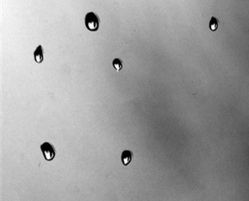
%> input picture another_gray.bmp, 249 x 201 px
$ octave all_process.m   (GNU Octave 9; MATLAB toolbox functions it lacks are replaced by stand-ins)
%> lines starting %> are read from the running program, lines starting %| are printed output that depends on the picture; in (x1, y1, x2, y2) boxes, pixels count from 0 and x2, y2 are one past the last pixel; in counts of white or black regions, pixels touching at a corner belong together; the program's own positions count from 1
### GeneratorCore.m
function [img_out, img_tag] = GeneratorCore(img)
% Find raindrop location, generate mask, masked img
% Get image
I = img;

% Set boundaries
Rmin = 1;
Rmax = 10;
% Find all the bright circles in the image
[centersBright, radiiBright] = imfindcircles(I,[Rmin Rmax], ...
    'ObjectPolarity','bright');
% Find all the dark circles in the image
[centersDark, radiiDark] = imfindcircles(I, [Rmin Rmax], ...
    'ObjectPolarity','dark');

% % Plot bright circles in blue
% viscircles(centersBright, radiiBright.*1.5,'EdgeColor','b');
% % Plot dark circles in dashed red boundaries
% viscircles(centersDark, radiiDark.*1.5,'LineStyle','--');
% figure;
% viscircles(centersBright, radiiBright.*1.5,'EdgeColor','b');
% % Plot dark circles in dashed red boundaries
% viscircles(centersDark, radiiDark.*1.5,'LineStyle','--');
% title('Detection result');
% grid on;


% Normalization
cB = round(centersBright);
rB = round(radiiBright);
cD = round(centersDark);
rD = round(radiiDark);

% Generate Mask
mask = ones(size(I,1),size(I,2));
mask2 = setNAN(mask,[cB;cD],[rB;rD],2);
% figure; subplot(1,2,1);imshow(mask2);
% imwrite(mask2, './mask_B.bmp', 'BMP');
iii = I;
title('Tagged image');


% Apply filtering
for a = 1:size(I,1)
    for b = 1:size(I,2)
        if(mask2(a,b) == 1)
            iii(a,b) = 255;
        end
    end
end
% subplot(1,2,2); imshow(iii)
img_out = uint8(iii);
img_tag = uint8(255*mask2);
grid on;
title('Detect result');

end

### setNAN.m
function mask2 = setNAN(mask,c,r,k)
% Get boundaries
mask2 = zeros(size(mask,1),size(mask,2));
left = 1;
right = size(mask,2);
up = 1;
down = size(mask,1);
% Masking
for i = 1:size(c,1)
    % Boundary judge
    % In the middle
    if(c(i,2)-k*r(i)>=up && c(i,2)+k*r(i)<=down && c(i,1)-k*r(i)>=left && c(i,1)+k*r(i)<=right)
        for xx = (c(i,2)-k*r(i)):(c(i,2)+k*r(i))
            for yy = (c(i,1)-k*r(i)):(c(i,1)+k*r(i))
                mask2(xx,yy) = 1;
            end
        end
    end
end
end

### all_process.m
%Read in file
clc;
close all;
clear all;
Origin = imread('another_gray.bmp');
%> Origin is the input picture: size 201x249 uint8; min 0, max 255, mean 158.6

%generate detected image and tag image
[Img, Img_tag] = GeneratorCore(Origin); %use Hough transform to detect rain and tag area
%> in GeneratorCore, `[centersBright, radiiBright] = imfindcircles(I,[Rmin Rmax], 'ObjectPol..`: centersBright = [93 26; 126.3 161.5; 48.3 156.1; 213.7 27.68; 38.02 59.19; 117.4 67.66]; radiiBright = [3.59; 1.77; 2.69; 1.87; 1.67; 2.97]
%> in GeneratorCore, `[centersDark, radiiDark] = imfindcircles(I, [Rmin Rmax], 'ObjectPolari..`: centersDark = [92.66 22.44; 117.4 63.86; 127.1 156.8; 47.91 151.4; 213.8 25.13; 39.18 55.72]; radiiDark = [7.46; 5.06; 6.82; 8.79; 6.52; 5.54]
%> in GeneratorCore, `cB = round(centersBright);`: cB = [93 26; 126 161; 48 156; 214 28; 38 59; 117 68]
%> in GeneratorCore, `rB = round(radiiBright);`: rB = [4; 2; 3; 2; 2; 3]
%> in GeneratorCore, `cD = round(centersDark);`: cD = [93 22; 117 64; 127 157; 48 151; 214 25; 39 56]
%> in GeneratorCore, `rD = round(radiiDark);`: rD = [7; 5; 7; 9; 7; 6]
%> the loop in setNAN, `for i = 1:size(c,1)` made 12 passes
%> after the loop in setNAN, `for i = 1:size(c,1)`:
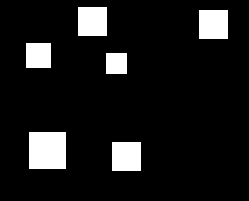
%> mask2: size 201x249 double; values 0 (black) and 1 (white), 9.9% white; 6 white regions, box (x1, y1, x2, y2) and area: (29, 132, 66, 169) 1369, (78, 7, 107, 36) 841, (199, 10, 228, 39) 841, (112, 142, 141, 171) 841, (26, 43, 51, 68) 625, (106, 53, 127, 74) 441
%> after the loop in GeneratorCore, `for a = 1:size(I,1)`:
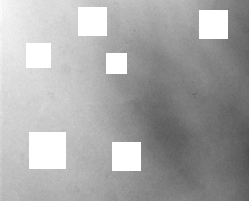
%> iii: size 201x249 uint8; 9.9% of pixels changed, all inside (x1, y1, x2, y2) = (26, 7, 228, 171)

mu = 20;
Origin_resize = double(imresize(Origin,[max(size(Origin)),max(size(Origin))]));
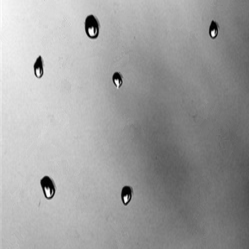
%> Origin_resize: size 249x249 double; min 0, max 255, mean 158.6
[x,y] = size(Origin_resize);
%> x = 249; y = 249
%> (the run ends here)
